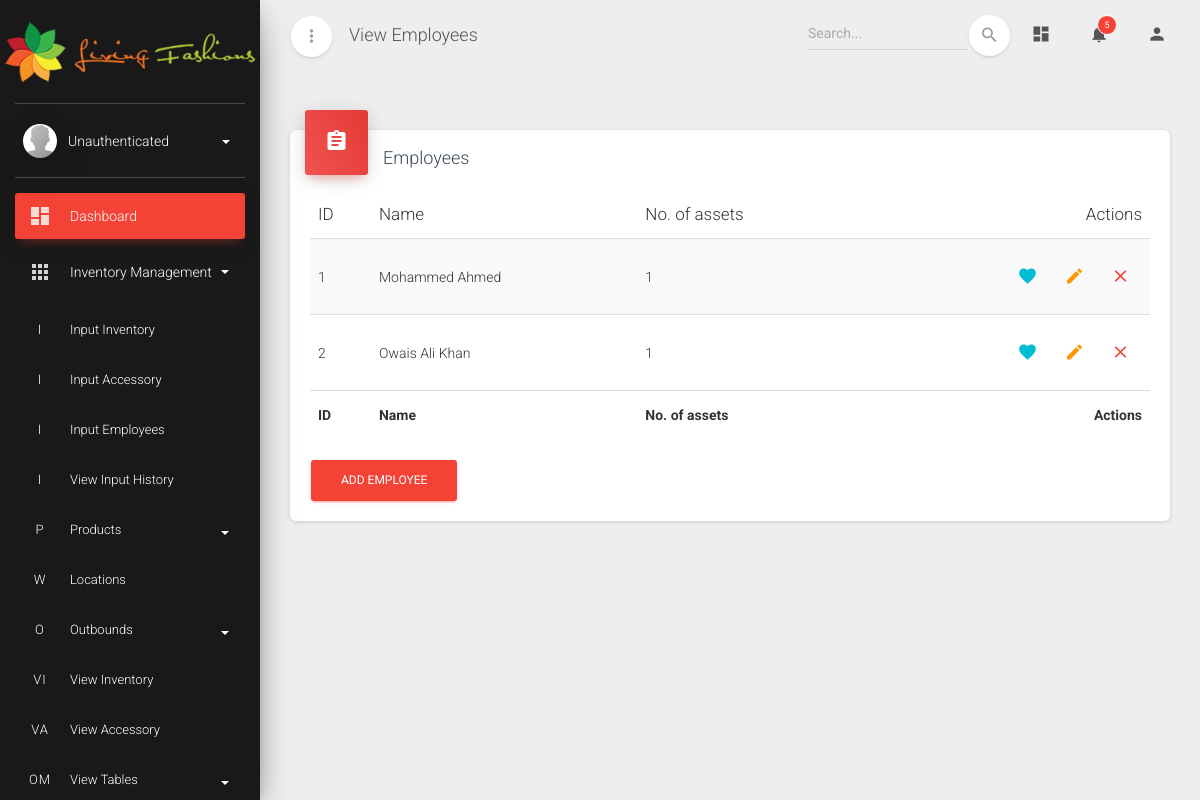
The app's page /webapp/view_employees/, older data.
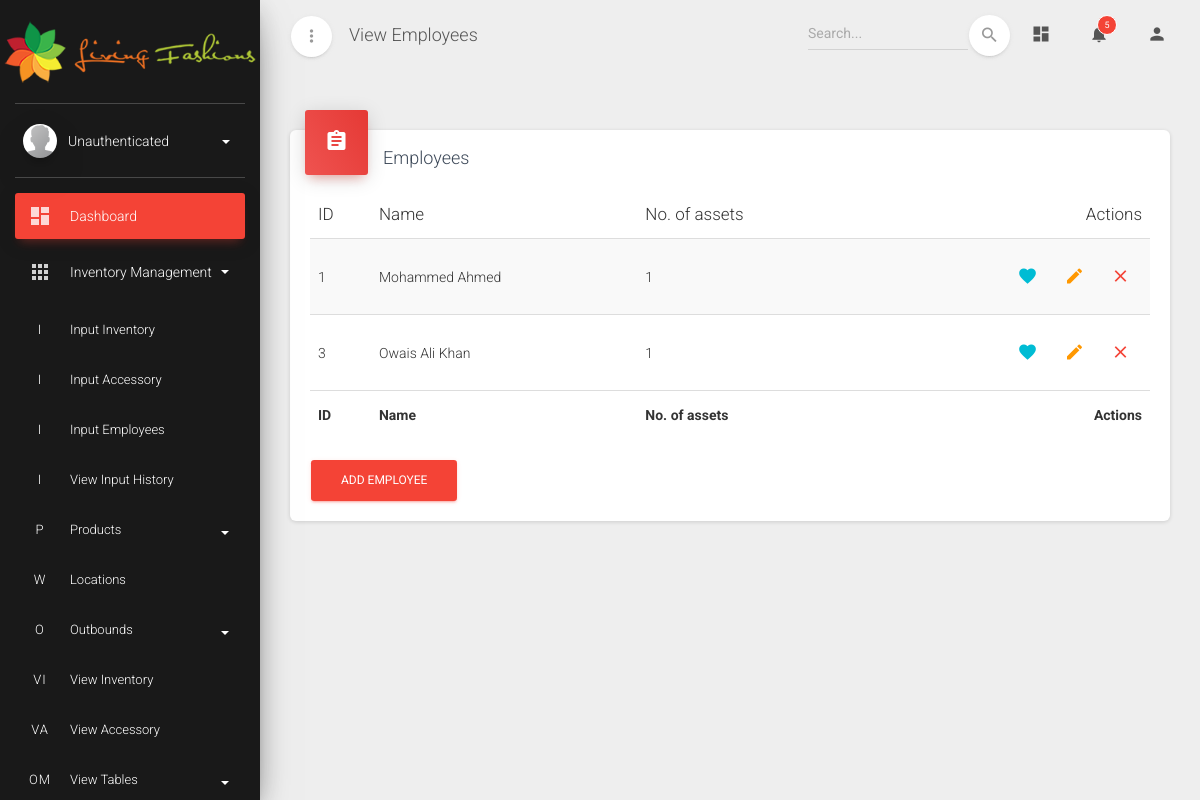
The same page, newer data.
### webapp/models.py (models this page shows, shortened)
class Employee(models.Model):
    name = models.CharField(max_length=200, help_text="Name of employee", unique=True)

class Asset(models.Model):
    class STATUSES(models.TextChoices):
        checked_in = 'I', 'Checked in'
        checked_out = 'O', 'Checked out'
    category = models.ForeignKey(Category, on_delete=models.SET_NULL, null=True)
    manufacturer = models.ForeignKey(Manufacturer, on_delete=models.SET_NULL, null=True)
    name = models.CharField(max_length=200, help_text='Name of asset')
    price = models.IntegerField(help_text='Price of asset in rupees')
    processor = models.CharField(max_length=200, help_text='Processor specs')
    ram = models.IntegerField(help_text='Total RAM in asset')
    hdd = models.IntegerField(help_text='Total HDD storage in asset', blank=True, null=True)
    ssd = models.IntegerField(help_text='Total SSD storage in asset', blank=True, null=True)
    purchase_date = models.DateField(help_text='Date of asset purchase')
    checkout_status = models.CharField(max_length=1, choices=STATUSES.choices, default=STATUSES.checked_in)
    status = models.ForeignKey(Status, on_delete=models.SET_NULL, null=True)
    department = models.ForeignKey(Department, on_delete=models.SET_NULL, null=True)
    supplier = models.ForeignKey(Supplier, on_delete=models.SET_NULL, null=True)
    assigned_to = models.ForeignKey(Employee, on_delete=models.SET_NULL, null=True)
    location = models.ForeignKey(Location, on_delete=models.SET_NULL, null=True)
    asset_image = models.ImageField(upload_to='images/', blank=True, null=True)
    serial = models.CharField(max_length=200, help_text='Serial number of asset', blank=True)
    invoice = models.IntegerField(help_text='Invoice number of asset', blank=True, null=True)

### webapp/views.py (the view)
# urls.py: path('view_employees/', views.EmployeeListView.as_view(), name='view_employee-list'),
class EmployeeListView(ListView):
    model = Employee
    context_object_name = 'employees'
    template_name = 'webapp/view_employees.html'

### webapp/templates/webapp/view_employees.html (shortened to what this page needs)
{% extends 'master.html' %}
{% block title %}View Employees{% endblock title %}
{% block content %}
  <div class="content">
    <div class="container-fluid">
      <div class="row">
        <div class="col-md-12">
          <div class="card">
            <div class="card-header card-header-danger card-header-icon">
              <div class="card-icon">
                <i class="material-icons">assignment</i>
              </div>
              <h4 class="card-title">Employees</h4>
            </div>
            <div class="card-body">
              <div class="material-datatables">
                <table id="datatables" class="table table-striped table-no-bordered table-hover" cellspacing="0" width="100%" style="width:100%">
                  <thead>
                    <tr>
                      <th>ID</th>
                      <th>Name</th>
                      <th>No. of assets</th>
                      <th class="disabled-sorting text-right">Actions</th>
                    </tr>
                  </thead>
                  <tfoot>
                    <tr>
                      <th>ID</th>
                      <th>Name</th>
                      <th>No. of assets</th>
                      <th class="text-right">Actions</th>
                    </tr>
                  </tfoot>
                  <tbody>
                    {% for employee in employees %}
                    <tr>
                        <td>{{ employee.id }}</td>
                        <td>{{ employee.name }}</td>
                        <td>{{ employee.asset_set.all|length }}</td>
                        <td class="text-right">
                            <a href="#" class="btn btn-link btn-info btn-just-icon like"><i class="material-icons">favorite</i></a>
                            <a href="{% url 'view_employee-update' employee.id %}" class="btn btn-link btn-warning btn-just-icon edit"><i class="material-icons">edit</i></a>
                            <a href="{% url 'view_employee-delete' employee.id %}" class="btn btn-link btn-danger btn-just-icon remove"><i class="material-icons">close</i></a>
                        </td>
                    </tr>
                    {% endfor %}
                  </tbody>
                </table>
              </div>
              <a class="btn btn-danger" href="{% url 'input_employee' %}" role="button">Add employee</a>
            </div>
          </div>
        </div>
      </div>
    </div>
  </div>
{% endblock %}

### webapp/templates/master.html (shortened to what this page needs)
<!DOCTYPE html>
<html lang="en">
{% load static %}
<head>
  <link rel="stylesheet" href="{% static 'webapp/Assets/new/https_/maxcdn.bootstrapcdn.com/font-awesome/latest/css/font-awesome.min.css' %}">
  <link href="{% static 'webapp/Assets/assets/css/material-dashboard.minf066.css?v=2.1.0" rel="stylesheet' %}" />
  <link href="{% static 'webapp/Assets/assets/demo/demo.css' %}" rel="stylesheet"/>
  <link rel="stylesheet" href="{% static 'webapp/Assets/assets/css/material-dashboard.minf066.css' %}">
</head>
<body class="">
  <div class="wrapper">
    <div class="sidebar" data-color="danger" data-background-color="black" data-image="{% static 'webapp/Assets/assets/img/sidebar-1.jpg' %}">
      <div class="logo">
        <a href="#" class="simple-text logo-normal">
          <img src="{% static 'webapp/Assets/assets/img/lf_logo.png' %}" width="100%" alt="Living Fashions'" >
        </a>
      </div>
      <div class="sidebar-wrapper">
        <div class="user">
          <div class="photo">
            <img src="{% static 'webapp/Assets/assets/img/default-avatar.png' %}" />
          </div>
          <div class="user-info">
            <a data-toggle="collapse" href="#collapseExample" class="username">
              <span>
                {% if user.is_authenticated %}
                  {% comment %} {{ user.get_username }} {% endcomment %}
                  {{ user.get_full_name }}
                {% else %}
                  Unauthenticated
                {% endif %}
                <b class="caret"></b>
              </span>
            </a>
          </div>
        </div>
        <ul class="nav">
          <li class="nav-item active">
            <a class="nav-link" href="{% url 'dashboard' %}">
              <i class="material-icons">dashboard</i>
              <p> Dashboard </p>
            </a>
          </li>
        <li class="nav-item">
            <a class="nav-link" data-toggle="collapse" href="#pagesExamples">
              <i class="material-icons">apps</i>
              <p>Inventory Management
                <b class="caret"></b>
              </p>
            </a>
            <div class="collapse show" id="pagesExamples">
              <ul class="nav">
                <li class="nav-item">
                  <a class="nav-link" href="{% url 'input_inventory' %}">
                    <span class="sidebar-mini"> I </span>
                    <span class="sidebar-normal"> Input Inventory
                    </span>
                  </a>
                </li>
                <li class="nav-item">
                  <a class="nav-link" href="{% url 'input_accessory' %}">
                    <span class="sidebar-mini"> I </span>
                    <span class="sidebar-normal"> Input Accessory
                    </span>
                  </a>
                </li>
                <li class="nav-item">
                  <a class="nav-link" href="{% url 'input_employee' %}">
                    <span class="sidebar-mini"> I </span>
                    <span class="sidebar-normal"> Input Employees
                    </span>
                  </a>
                </li>
                <li class="nav-item">
                  <a class="nav-link" href="#">
                    <span class="sidebar-mini"> I </span>
                    <span class="sidebar-normal"> View Input History </span>
                  </a>
                </li>
                <li class="nav-item ">
                      <a class="nav-link" data-toggle="collapse" href="#componentsCollapse">
                        <span class="sidebar-mini"> P </span>
                        <span class="sidebar-normal"> Products
                          <b class="caret"></b>
                        </span>
                      </a>
                    </li>
                <li class="nav-item">
                  <a class="nav-link" href="{% url 'input_and_display_location' %}">
                    <span class="sidebar-mini"> W </span>
                    <span class="sidebar-normal"> Locations </span>
                  </a>
                </li>
                <li class="nav-item ">
                  <a class="nav-link" data-toggle="collapse" href="#componentsCollapse1">
                    <span class="sidebar-mini"> O </span>
                    <span class="sidebar-normal"> Outbounds
                      <b class="caret"></b>
                    </span>
                  </a>
                </li>
                <li class="nav-item ">
                  <a class="nav-link" href="{% url 'view_inventory-list' %}">
                    <span class="sidebar-mini"> VI </span>
                    <span class="sidebar-normal"> View Inventory </span>
                  </a>
                </li>
                <li class="nav-item ">
                  <a class="nav-link" href="{% url 'view_accessory-list' %}">
                    <span class="sidebar-mini"> VA </span>
                    <span class="sidebar-normal"> View Accessory </span>
                  </a>
                </li>
                <li class="nav-item ">
                  <a class="nav-link" data-toggle="collapse" href="#componentsCollapse2">
                    <span class="sidebar-mini"> OM </span>
                    <span class="sidebar-normal"> View Tables
                      <b class="caret"></b>
                    </span>
                  </a>
                </li>
              </ul>
            </div>
          </li>
        </ul>
      </div>
    </div>
    <div class="main-panel">
      <nav class="navbar navbar-expand-lg navbar-transparent navbar-absolute fixed-top ">
        <div class="container-fluid">
          <div class="navbar-wrapper">
            <div class="navbar-minimize">
              <button id="minimizeSidebar" class="btn btn-just-icon btn-white btn-fab btn-round">
                <i class="material-icons text_align-center visible-on-sidebar-regular">more_vert</i>
              </button>
            </div>
            <a class="navbar-brand" href="#pablo">{% block title %}Dashboard{% endblock title %}</a>
          </div>
          <div class="collapse navbar-collapse justify-content-end">
            <form class="navbar-form">
              <div class="input-group no-border">
                <input type="text" value="" class="form-control" placeholder="Search...">
                <button type="submit" class="btn btn-white btn-round btn-just-icon">
                  <i class="material-icons">search</i>
                  <div class="ripple-container"></div>
                </button>
              </div>
            </form>
            <ul class="navbar-nav">
              <li class="nav-item">
                <a class="nav-link" href="#pablo">
                  <i class="material-icons">dashboard</i>
                </a>
              </li>
              <li class="nav-item dropdown">
                <a class="nav-link" href="http://example.com/" id="navbarDropdownMenuLink" data-toggle="dropdown" aria-haspopup="true" aria-expanded="false">
                  <i class="material-icons">notifications</i>
                  <span class="notification">5</span>
                </a>
              </li>
              <li class="nav-item dropdown">
                <a class="nav-link" href="#pablo" id="navbarDropdownProfile" data-toggle="dropdown" aria-haspopup="true" aria-expanded="false">
                  <i class="material-icons">person</i>
                </a>
              </li>
            </ul>
          </div>
        </div>
      </nav>
</body>
<div class="content">
  {% block content %}{% endblock %}
</div>
</html>

Row changes from the older to the newer data that the page shows:
removed Employee: id "2", name "Owais Ali Khan", asset_set.all|length "1"
added Employee: id "3", name "Owais Ali Khan", asset_set.all|length "1"
